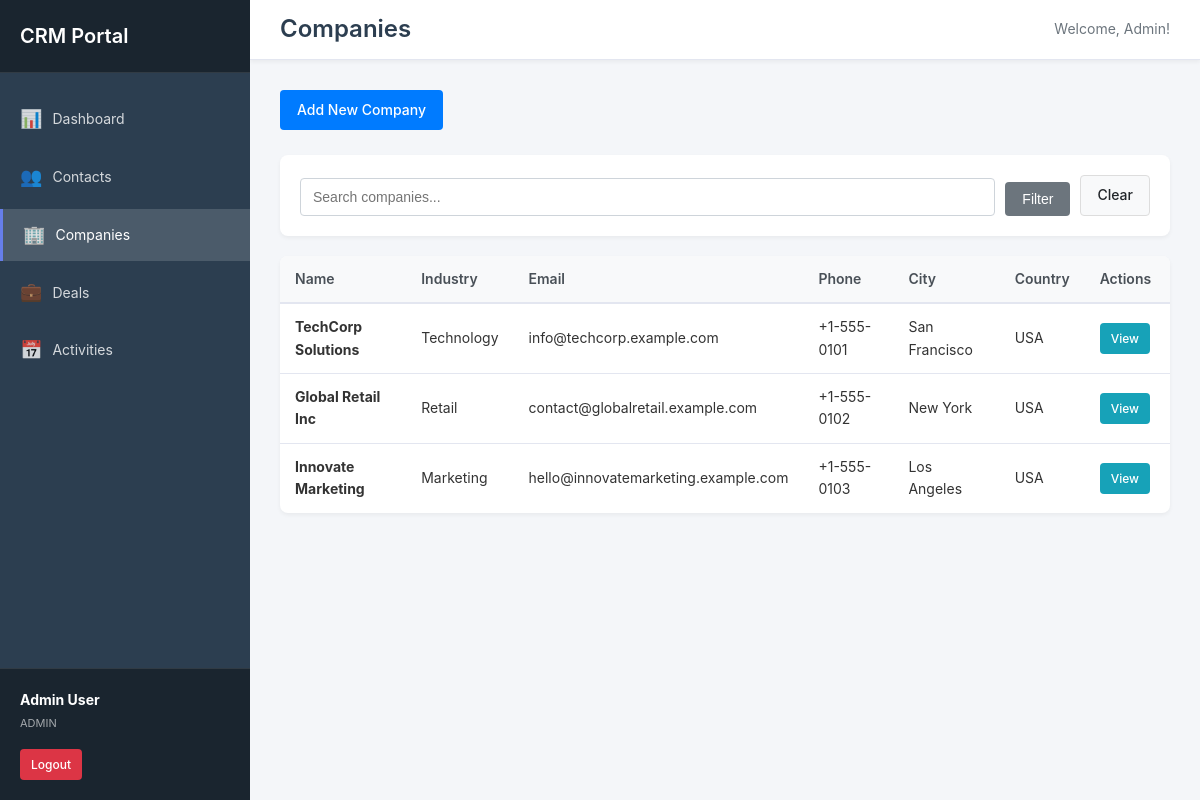
The page /companies.php (signed in) on the database its author committed.
### tables this page shows
CREATE TABLE IF NOT EXISTS companies (
    id INT AUTO_INCREMENT PRIMARY KEY,
    name VARCHAR(100) NOT NULL,
    industry VARCHAR(50),
    website VARCHAR(100),
    phone VARCHAR(20),
    email VARCHAR(100),
    address TEXT,
    city VARCHAR(50),
    state VARCHAR(50),
    country VARCHAR(50),
    postal_code VARCHAR(20),
    notes TEXT,
    created_by INT,
    created_at TIMESTAMP DEFAULT CURRENT_TIMESTAMP,
    updated_at TIMESTAMP DEFAULT CURRENT_TIMESTAMP ON UPDATE CURRENT_TIMESTAMP,
    FOREIGN KEY (created_by) REFERENCES users(id) ON DELETE SET NULL,
    INDEX idx_name (name),
    INDEX idx_created_by (created_by)
);

### includes/database.php (called while the page is built, shortened)
<?php
class Database {
    private $host = DB_HOST;
    private $db_name = DB_NAME;
    private $username = DB_USER;
    private $password = DB_PASS;
    private $charset = DB_CHARSET;
    private $conn = null;
    public function connect() {
        try {
            $dsn = "mysql:host={$this->host};dbname={$this->db_name};charset={$this->charset}";
            $options = [
                PDO::ATTR_ERRMODE => PDO::ERRMODE_EXCEPTION,
                PDO::ATTR_DEFAULT_FETCH_MODE => PDO::FETCH_ASSOC,
                PDO::ATTR_EMULATE_PREPARES => false,
            ];
            $this->conn = new PDO($dsn, $this->username, $this->password, $options);
        } catch (PDOException $e) {
            error_log("Connection Error: " . $e->getMessage());
            die("Database connection failed. Please check your configuration.");
        }
        return $this->conn;
    }
}

### models/Company.php (called while the page is built, shortened)
<?php
class Company {
    private $db;
    public function __construct($database) {
        $this->db = $database->connect();
    }
    public function getAll($filters = [], $limit = null, $offset = 0) {
        $query = "SELECT c.*, CONCAT(u.first_name, ' ', u.last_name) as created_by_name
                  FROM companies c
                  LEFT JOIN users u ON c.created_by = u.id
                  WHERE 1=1";
        $params = [];
        $query .= " ORDER BY c.created_at DESC";
        if ($limit !== null) {
            $query .= " LIMIT :limit OFFSET :offset";
        }
        $stmt = $this->db->prepare($query);
        if ($limit !== null) {
            $stmt->bindValue(':limit', (int)$limit, PDO::PARAM_INT);
            $stmt->bindValue(':offset', (int)$offset, PDO::PARAM_INT);
        }
        $stmt->execute();
        return $stmt->fetchAll();
    }
    public function count($filters = []) {
        $query = "SELECT COUNT(*) as total FROM companies WHERE 1=1";
        $params = [];
        $stmt = $this->db->prepare($query);
        $stmt->execute();
        $result = $stmt->fetch();
        return $result['total'] ?? 0;
    }
}

### includes/functions.php (called while the page is built, shortened)
<?php
function paginate($totalRecords, $currentPage = 1, $recordsPerPage = RECORDS_PER_PAGE) {
    $totalPages = ceil($totalRecords / $recordsPerPage);
    $currentPage = max(1, min($currentPage, $totalPages));
    $offset = ($currentPage - 1) * $recordsPerPage;
    return [
        'total_records' => $totalRecords,
        'total_pages' => $totalPages,
        'current_page' => $currentPage,
        'records_per_page' => $recordsPerPage,
        'offset' => $offset,
        'has_previous' => $currentPage > 1,
        'has_next' => $currentPage < $totalPages
    ];
}

### companies.php (the view, shortened to what this page needs)
<?php
require_once 'includes/database.php';
require_once 'includes/functions.php';
require_once 'models/Company.php';
$database = new Database();
$companyModel = new Company($database);
$filters = [];
$page = isset($_GET['page']) ? max(1, (int)$_GET['page']) : 1;
$totalRecords = $companyModel->count($filters);
$pagination = paginate($totalRecords, $page);
$companies = $companyModel->getAll($filters, $pagination['records_per_page'], $pagination['offset']);
include 'includes/header.php';
?>
<div class="page-header">
    <div class="page-actions">
        <a href="#" class="btn btn-primary" onclick="alert('Company form not yet implemented in this demo. Use contact form as reference.'); return false;">Add New Company</a>
    </div>
</div>
<div class="filters">
    <form method="GET" class="filter-form">
        <div class="form-row">
            <div class="form-group">
                <input type="text" name="search" class="form-control"
                       placeholder="Search companies..."
                       value="<?php echo htmlspecialchars($_GET['search'] ?? ''); ?>">
            </div>
            <button type="submit" class="btn btn-secondary">Filter</button>
            <a href="companies.php" class="btn btn-light">Clear</a>
        </div>
    </form>
</div>
<?php if (!empty($companies)): ?>
    <div class="table-responsive">
        <table class="table">
            <thead>
                <tr>
                    <th>Name</th>
                    <th>Industry</th>
                    <th>Email</th>
                    <th>Phone</th>
                    <th>City</th>
                    <th>Country</th>
                    <th>Actions</th>
                </tr>
            </thead>
            <tbody>
                <?php foreach ($companies as $company): ?>
                    <tr>
                        <td><strong><?php echo htmlspecialchars($company['name']); ?></strong></td>
                        <td><?php echo htmlspecialchars($company['industry'] ?? '-'); ?></td>
                        <td><?php echo htmlspecialchars($company['email'] ?? '-'); ?></td>
                        <td><?php echo htmlspecialchars($company['phone'] ?? '-'); ?></td>
                        <td><?php echo htmlspecialchars($company['city'] ?? '-'); ?></td>
                        <td><?php echo htmlspecialchars($company['country'] ?? '-'); ?></td>
                        <td class="actions">
                            <a href="#" class="btn btn-sm btn-info" onclick="alert('View functionality not yet implemented.'); return false;">View</a>
                        </td>
                    </tr>
                <?php endforeach; ?>
            </tbody>
        </table>
    </div>
<?php else: ?>
    <div class="empty-state">
        <p>No companies found.</p>
    </div>
<?php endif; ?>
<?php include 'includes/footer.php'; ?>

### assets/css/style.css (style rules this page uses)
* { margin: 0; padding: 0; box-sizing: border-box; }
:root { --primary-color: #007bff; --secondary-color: #6c757d; --success-color: #28a745; --danger-color: #dc3545; --warning-color: #ffc107; --info-color: #17a2b8; --light-color: #f8f9fa; --dark-color: #343a40; --sidebar-width: 250px; --topbar-height: 60px; }
body { font-family: -apple-system, BlinkMacSystemFont, "Segoe UI", Roboto, "Helvetica Neue", Arial, sans-serif; font-size: 14px; line-height: 1.6; color: #333; background-color: #f4f6f9; }
.page-header { display: flex; justify-content: space-between; align-items: center; margin-bottom: 25px; }
.page-actions { display: flex; gap: 10px; }
.btn { display: inline-block; padding: 8px 16px; font-size: 14px; font-weight: 500; text-align: center; text-decoration: none; border: 1px solid transparent; border-radius: 4px; cursor: pointer; transition: all 0.3s; }
.btn-primary { background-color: var(--primary-color); color: white; }
.btn-secondary { background-color: var(--secondary-color); color: white; }
.btn-info { background-color: var(--info-color); color: white; }
.btn-light { background-color: var(--light-color); color: #212529; border: 1px solid #ddd; }
.btn-sm { padding: 5px 10px; font-size: 12px; }
.form-group { margin-bottom: 20px; }
.form-control { width: 100%; padding: 10px 12px; font-size: 14px; border: 1px solid #ced4da; border-radius: 4px; transition: border-color 0.3s; }
.form-row { display: grid; grid-template-columns: repeat(auto-fit, minmax(200px, 1fr)); gap: 15px; }
.filters { background: white; padding: 20px; border-radius: 8px; margin-bottom: 20px; box-shadow: 0 2px 4px rgba(0, 0, 0, 0.05); }
.filter-form .form-row { display: flex; gap: 10px; align-items: flex-end; }
.filter-form .form-group { flex: 1; margin-bottom: 0; }
.table-responsive { background: white; border-radius: 8px; box-shadow: 0 2px 4px rgba(0, 0, 0, 0.05); overflow-x: auto; }
.table { width: 100%; border-collapse: collapse; }
.table thead { background: #f8f9fa; }
.table th { padding: 12px 15px; text-align: left; font-weight: 600; color: #495057; border-bottom: 2px solid #e3e6f0; white-space: nowrap; }
.table td { padding: 12px 15px; border-bottom: 1px solid #e3e6f0; }
.table tbody tr:last-child td { border-bottom: none; }
.table .actions { white-space: nowrap; }
.table .actions .btn { margin-right: 5px; }

### rows shown on the page
companies: name "TechCorp Solutions", industry "Technology", email "info@techcorp.example.com", phone "+1-555-0101", city "San Francisco", country "USA"
companies: name "Global Retail Inc", industry "Retail", email "contact@globalretail.example.com", phone "+1-555-0102", city "New York", country "USA"
companies: name "Innovate Marketing", industry "Marketing", email "hello@innovatemarketing.example.com", phone "+1-555-0103", city "Los Angeles", country "USA"

### other values the page prints
APP_NAME "CRM Portal"
$currentUser['first_name'] . ' ' . $currentUser['last_name'] "Admin User"
$currentUser['role'] "ADMIN"
$pageTitle "Companies"
$currentUser['first_name'] "Admin"
